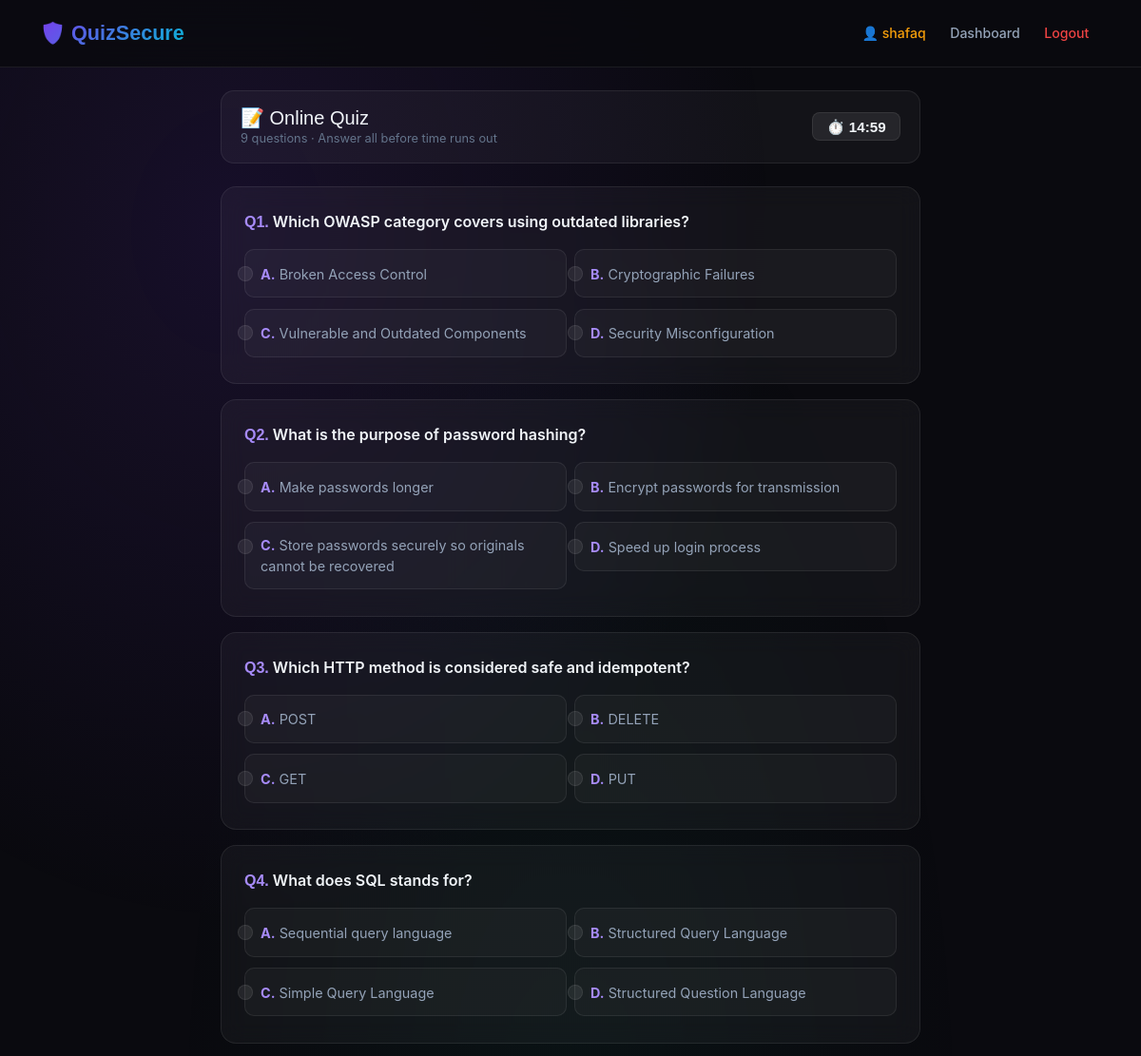
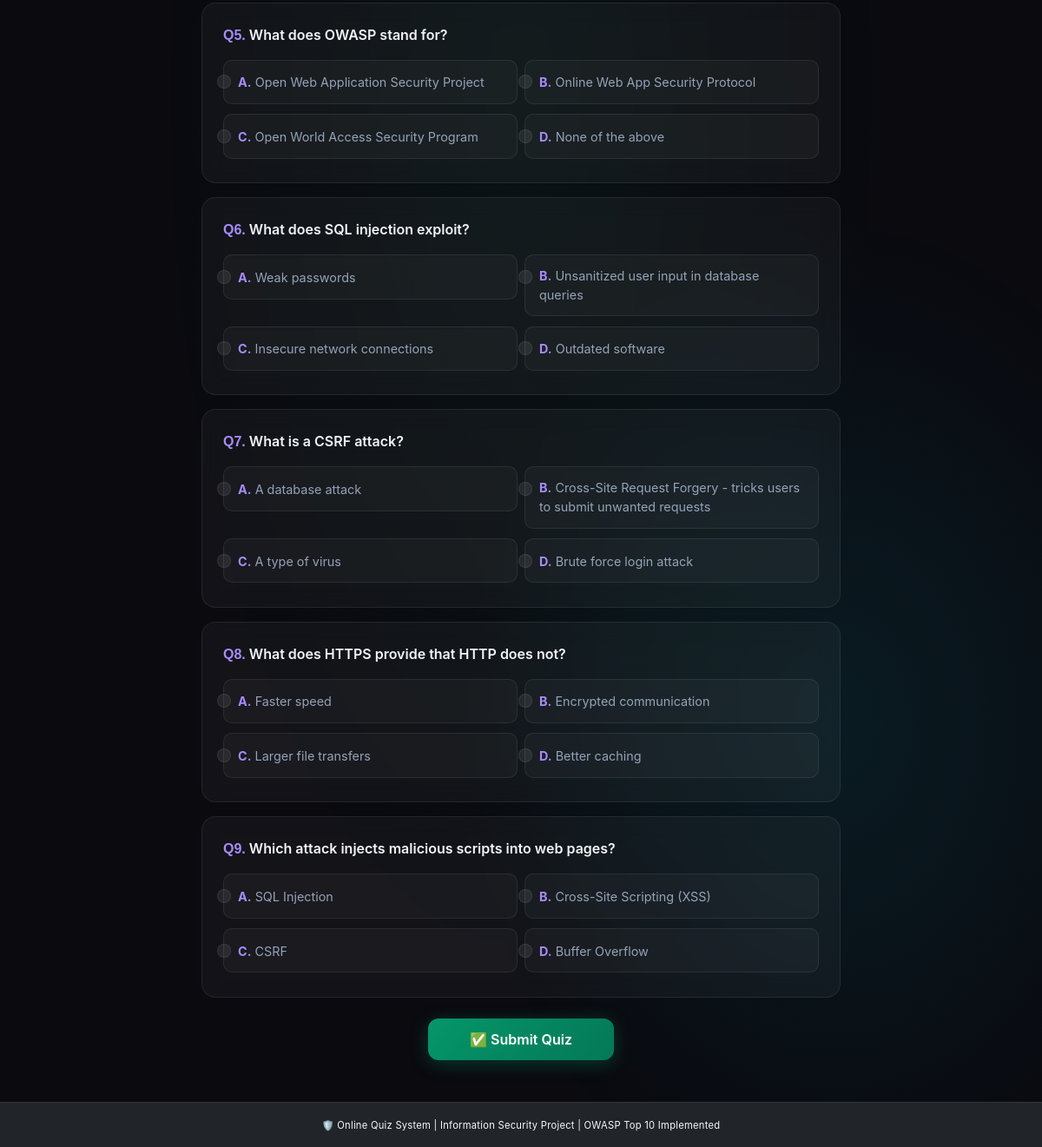
The page /take_quiz (signed in) on the database its author committed (2 pictures, top to bottom).
### app.py (models this page shows)
class User(db.Model):
    id = db.Column(db.Integer, primary_key=True)
    name = db.Column(db.String(100), nullable=False)
    email = db.Column(db.String(120), unique=True, nullable=False)
    password = db.Column(db.String(200), nullable=False)  # Hashed
    role = db.Column(db.String(10), default='student')    # 'student' or 'admin'
    fee_paid = db.Column(db.Boolean, default=False)
    test_date = db.Column(db.String(50), nullable=True)
    created_at = db.Column(db.DateTime, default=datetime.utcnow)
    results = db.relationship('Result', backref='user', lazy=True)

class Question(db.Model):
    id = db.Column(db.Integer, primary_key=True)
    question_text = db.Column(db.Text, nullable=False)
    option_a = db.Column(db.String(200), nullable=False)
    option_b = db.Column(db.String(200), nullable=False)
    option_c = db.Column(db.String(200), nullable=False)
    option_d = db.Column(db.String(200), nullable=False)
    correct_answer = db.Column(db.String(1), nullable=False)  # A, B, C, or D
    category = db.Column(db.String(100), default='General')

### app.py (the view)
@app.route('/take_quiz')
@login_required
def take_quiz():
    user = User.query.get(session['user_id'])
    if not user.fee_paid:
        flash('Please pay the fee first to take the quiz!', 'warning')
        return redirect(url_for('pay_fee'))
    all_questions = Question.query.all()
    if len(all_questions) == 0:
        flash('No questions available yet. Contact admin.', 'warning')
        return redirect(url_for('dashboard'))
    num_questions = min(10, len(all_questions))
    questions = random.sample(all_questions, num_questions)
    session['quiz_questions'] = [q.id for q in questions]
    return render_template('quiz.html', questions=questions)

### app.py (called while the page is built)
def login_required(f):
    from functools import wraps
    @wraps(f)
    def decorated(*args, **kwargs):
        if 'user_id' not in session:
            flash('Please login first!', 'warning')
            return redirect(url_for('login'))
        return f(*args, **kwargs)
    return decorated

### templates/quiz.html (shortened to what this page needs)
{% extends "base.html" %}
{% block content %}
<div class="row justify-content-center">
  <div class="col-md-8">
    <div style="display:flex; justify-content:space-between; align-items:center; margin-bottom:1.5rem; padding:1rem 1.25rem; background:rgba(255,255,255,0.04); border:1px solid rgba(255,255,255,0.08); border-radius:14px;">
      <div>
        <h5 style="margin:0; font-family:'Space Grotesk',sans-serif;">📝 Online Quiz</h5>
        <p style="margin:0; color:#64748b; font-size:0.8rem;">{{ questions|length }} questions · Answer all before time runs out</p>
      </div>
      <span id="timer" class="badge">⏱️ 15:00</span>
    </div>
    <form method="POST" action="{{ url_for('submit_quiz') }}" id="quizForm">
      {% for q in questions %}
      <div class="card mb-3">
        <div class="card-body">
          <p style="font-weight:600; color:#f1f5f9; margin-bottom:1rem;">
            <span style="color:#a78bfa; font-family:'Space Grotesk',sans-serif;">Q{{ loop.index }}.</span>
            {{ q.question_text }}
          </p>
          <div class="row g-2">
            {% for opt, label in [('a','A'), ('b','B'), ('c','C'), ('d','D')] %}
            <div class="col-md-6">
              <div class="option-card form-check">
                <input class="form-check-input" type="radio"
                       name="q_{{ q.id }}" id="q{{ q.id }}_{{ label }}"
                       value="{{ label }}" required>
                <label class="form-check-label w-100" for="q{{ q.id }}_{{ label }}">
                  <strong style="color:#a78bfa;">{{ label }}.</strong>
                  {{ q['option_' + opt] }}
                </label>
              </div>
            </div>
            {% endfor %}
          </div>
        </div>
      </div>
      {% endfor %}
      <div class="text-center mt-4 mb-5">
        <button type="submit" class="btn btn-success btn-lg px-5">✅ Submit Quiz</button>
      </div>
    </form>
  </div>
</div>
{% endblock %}

### templates/base.html (shortened to what this page needs)
<!DOCTYPE html>
<html lang="en">
<head>
    <link href="https://cdn.jsdelivr.net/npm/bootstrap@5.3.0/dist/css/bootstrap.min.css" rel="stylesheet">
    <link rel="stylesheet" href="{{ url_for('static', filename='css/style.css') }}">
</head>
<body>
<div class="content-wrapper">
    <nav class="navbar navbar-expand-lg navbar-dark bg-dark">
        <div class="container">
            <a class="navbar-brand fw-bold" href="{{ url_for('index') }}">🛡️ QuizSecure</a>
            <div class="collapse navbar-collapse" id="navbarNav">
                <ul class="navbar-nav ms-auto">
                    {% if session.get('user_id') %}
                        <li class="nav-item">
                            <span class="nav-link text-warning">👤 {{ session.get('user_name') }}</span>
                        </li>
                        {% if session.get('role') == 'admin' %}
                        <li class="nav-item">
                            <a class="nav-link" href="{{ url_for('admin_dashboard') }}">Admin Panel</a>
                        </li>
                        {% else %}
                        <li class="nav-item">
                            <a class="nav-link" href="{{ url_for('dashboard') }}">Dashboard</a>
                        </li>
                        {% endif %}
                        <li class="nav-item">
                            <a class="nav-link text-danger" href="{{ url_for('logout') }}">Logout</a>
                        </li>
                    {% endif %}
                </ul>
            </div>
        </div>
    </nav>
    <div class="container mt-4">
        {% block content %}{% endblock %}
    </div>
</div>
<footer class="py-3 bg-dark text-center text-light">
    <small>🛡️ Online Quiz System | Information Security Project | OWASP Top 10 Implemented</small>
</footer>
</body>
</html>

### static/css/style.css (style rules this page uses)
:root { --bg-primary: #0a0a0f; --bg-secondary: #0f0f1a; --bg-card: rgba(255,255,255,0.04); --bg-card-hover: rgba(255,255,255,0.08); --accent-1: #7c3aed; --accent-2: #06b6d4; --accent-3: #10b981; --accent-danger: #ef4444; --accent-warn: #f59e0b; --text-primary: #f1f5f9; --text-muted: #64748b; --text-dim: #94a3b8; --border: rgba(255,255,255,0.08); --border-accent: rgba(124,58,237,0.4); --glow-purple: rgba(124,58,237,0.15); --glow-cyan: rgba(6,182,212,0.15); }
*, *::before, *::after { box-sizing: border-box; }
body { background: var(--bg-primary); color: var(--text-primary); font-family: 'Inter', sans-serif; min-height: 100vh; position: relative; overflow-x: hidden; }
body::before { content: ''; position: fixed; inset: 0; background: radial-gradient(ellipse 80% 50% at 20% 10%, rgba(124,58,237,0.12) 0%, transparent 60%), radial-gradient(ellipse 60% 40% at 80% 80%, rgba(6,182,212,0.10) 0%, transparent 60%), radial-gradient(ellipse 50% 60% at 50% 50%, rgba(16,185,129,0.05) 0%, transparent 70%); pointer-events: none; z-index: 0; }
body > * { position: relative; z-index: 1; }
.navbar { background: rgba(10,10,15,0.85) !important; backdrop-filter: blur(20px); -webkit-backdrop-filter: blur(20px); border-bottom: 1px solid var(--border); padding: 0.85rem 0; }
.navbar-brand { font-family: 'Space Grotesk', sans-serif; font-weight: 700; font-size: 1.35rem !important; background: linear-gradient(135deg, #7c3aed, #06b6d4); -webkit-background-clip: text; -webkit-text-fill-color: transparent; background-clip: text; }
.nav-link { color: var(--text-dim) !important; font-size: 0.88rem; font-weight: 500; transition: color 0.2s; padding: 0.4rem 0.8rem !important; border-radius: 8px; }
.nav-link.text-warning { color: var(--accent-warn) !important; }
.nav-link.text-danger { color: var(--accent-danger) !important; }
.card { background: var(--bg-card) !important; border: 1px solid var(--border) !important; border-radius: 16px !important; backdrop-filter: blur(12px); color: var(--text-primary); transition: border-color 0.3s, transform 0.2s, box-shadow 0.3s; overflow: hidden; }
.card-body { padding: 1.5rem !important; }
.btn { font-weight: 600; font-size: 0.875rem; border-radius: 10px; padding: 0.55rem 1.3rem; border: none; transition: all 0.25s; position: relative; overflow: hidden; }
.btn-success { background: linear-gradient(135deg, #059669, #047857); color: #fff; box-shadow: 0 4px 20px rgba(5,150,105,0.35); }
.btn-lg { padding: 0.75rem 2rem; font-size: 1rem; border-radius: 12px; }
.badge { border-radius: 6px; font-weight: 600; font-size: 0.72rem; padding: 0.3em 0.65em; }
.option-card { background: rgba(255,255,255,0.03); border: 1px solid var(--border) !important; border-radius: 10px !important; padding: 0.8rem 1rem !important; margin-bottom: 0.2rem; transition: all 0.2s; cursor: pointer; }
.form-check-input { background-color: rgba(255,255,255,0.08) !important; border-color: var(--border) !important; }
.form-check-label { color: var(--text-dim); cursor: pointer; font-size: 0.9rem; }
#timer { font-family: 'Space Grotesk', sans-serif; font-weight: 700; background: rgba(255,255,255,0.08) !important; color: var(--text-primary) !important; border: 1px solid var(--border); border-radius: 8px; padding: 0.4rem 0.9rem; font-size: 0.95rem !important; }
footer { background: rgba(10,10,15,0.9) !important; border-top: 1px solid var(--border); color: var(--text-muted) !important; font-size: 0.8rem; letter-spacing: 0.02em; padding: 1rem 0 !important; }
h1,h2,h3,h4,h5,h6 { font-family: 'Space Grotesk', sans-serif; color: var(--text-primary); }
strong { color: var(--text-primary); }
.text-danger { color: #f87171 !important; }
.text-warning { color: #fbbf24 !important; }

### templates/base.html (style rules this page uses)
body { display: flex; flex-direction: column; min-height: 100vh; margin: 0; }
.content-wrapper { flex: 1 0 auto; }
footer { flex-shrink: 0; }

### rows shown on the page
User: get "shafaq"
Question: question_text "Which OWASP category covers using outdated libraries?", label "A" "B" "C" "D", option_a "Broken Access Control" "Cryptographic Failures" "Vulnerable and Outdated Components" "Security Misconfiguration"
Question: question_text "What is the purpose of password hashing?", label "A" "B" "C" "D", option_a "Make passwords longer" "Encrypt passwords for transmission" "Store passwords securely so originals cannot be recovered" "Speed up login process"
Question: question_text "Which HTTP method is considered safe and idempotent?", label "A" "B" "C" "D", option_a "POST" "DELETE" "GET" "PUT"
Question: question_text "What does SQL stands for?", label "A" "B" "C" "D", option_a "Sequential query language" "Structured Query Language" "Simple Query Language" "Structured Question Language"
Question: question_text "What does OWASP stand for?", label "A" "B" "C" "D", option_a "Open Web Application Security Project" "Online Web App Security Protocol" "Open World Access Security Program" "None of the above"
Question: question_text "What does SQL injection exploit?", label "A" "B" "C" "D", option_a "Weak passwords" "Unsanitized user input in database queries" "Insecure network connections" "Outdated software"
Question: question_text "What is a CSRF attack?", label "A" "B" "C" "D", option_a "A database attack" "Cross-Site Request Forgery - tricks users to submit unwanted requests" "A type of virus" "Brute force login attack"
Question: question_text "What does HTTPS provide that HTTP does not?", label "A" "B" "C" "D", option_a "Faster speed" "Encrypted communication" "Larger file transfers" "Better caching"
Question: question_text "Which attack injects malicious scripts into web pages?", label "A" "B" "C" "D", option_a "SQL Injection" "Cross-Site Scripting (XSS)" "CSRF" "Buffer Overflow"
